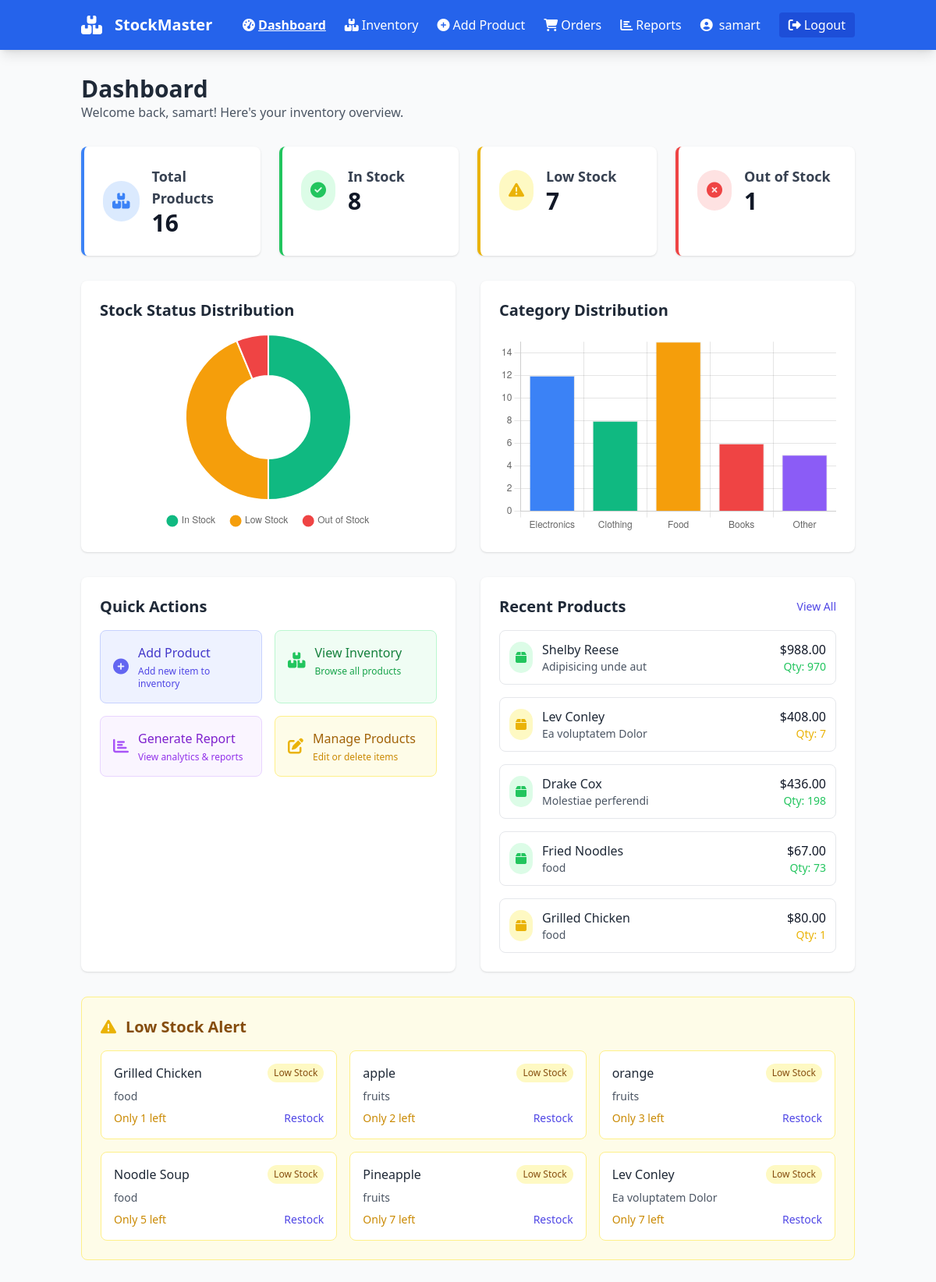
Page /dashboard (signed in) on the earlier database version.
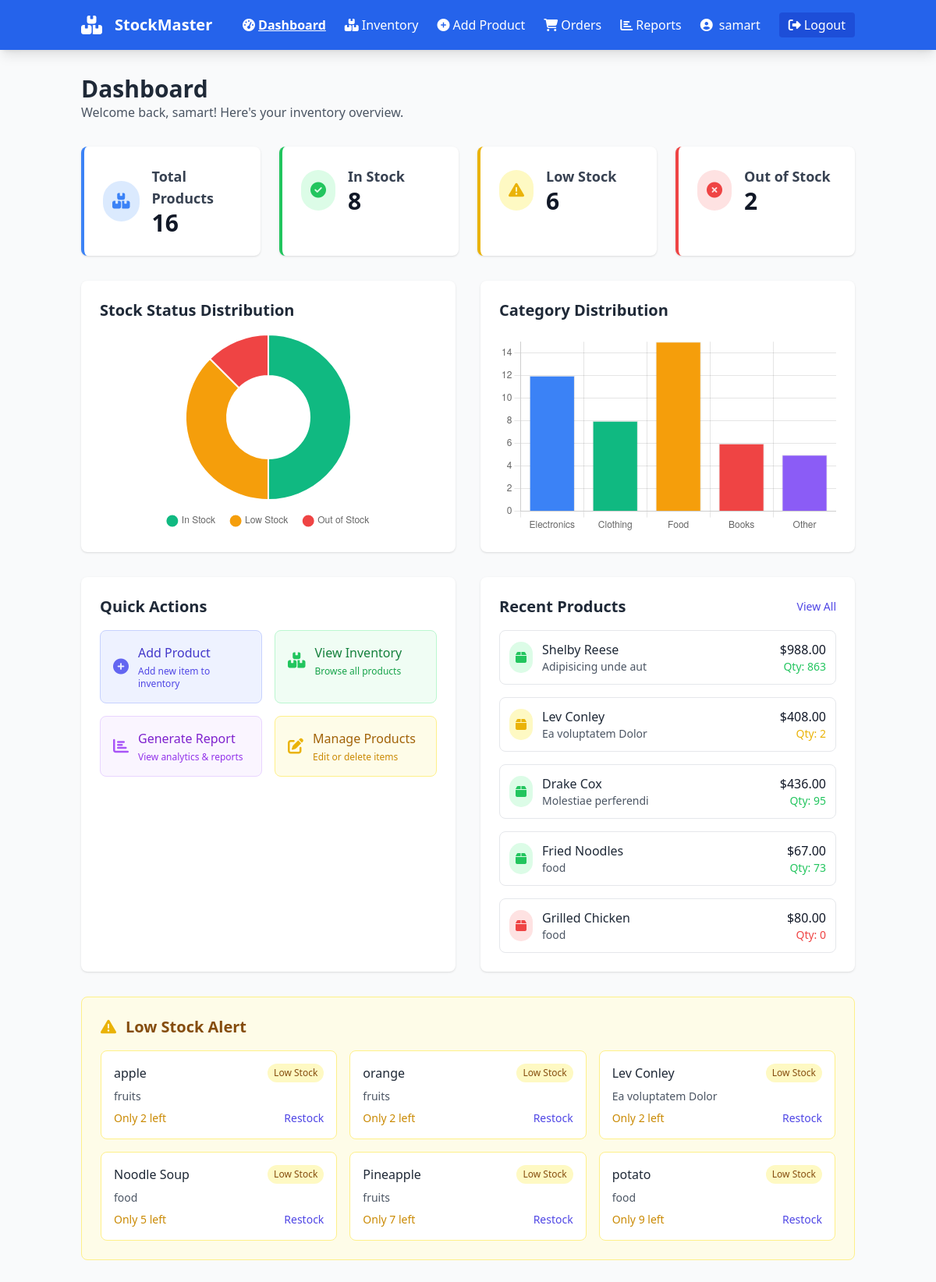
Same page on the later database version.
### models.py (models this page shows, shortened)
class Product(db.Model):
    id = db.Column(db.Integer, primary_key=True)
    name = db.Column(db.String(100), nullable=False)
    category = db.Column(db.String(50))
    quantity = db.Column(db.Integer, nullable=False)
    price = db.Column(db.Float, nullable=False)
    supplier = db.Column(db.String(100))
    description = db.Column(db.Text)
    created_at = db.Column(db.DateTime, default=datetime.utcnow)
    updated_at = db.Column(db.DateTime, default=datetime.utcnow, onupdate=datetime.utcnow)
    user_id = db.Column(db.Integer, db.ForeignKey('user.id'), nullable=False)

### app.py (the view)
@app.route('/dashboard')
@login_required
def dashboard():
    try:
        products = Product.query.filter_by(user_id=current_user.id).all()
        total_products = len(products)
        low_stock = len([p for p in products if p.quantity < 10 and p.quantity > 0])
        out_of_stock = len([p for p in products if p.quantity == 0])
        total_orders = Order.query.filter_by(user_id=current_user.id).count()
        recent_products = Product.query.filter_by(user_id=current_user.id).order_by(Product.created_at.desc()).limit(5).all()
        low_stock_products = Product.query.filter(
            Product.user_id == current_user.id,
            Product.quantity < 10,
            Product.quantity > 0
        ).order_by(Product.quantity.asc()).limit(6).all()
        return render_template('dashboard.html',
                             total_products=total_products,
                             low_stock=low_stock,
                             out_of_stock=out_of_stock,
                             total_orders=total_orders,
                             recent_products=recent_products,
                             low_stock_products=low_stock_products)
    except Exception as e:
        print(f"Error in dashboard route: {e}")
        flash('Error loading dashboard', 'error')
        return render_template('dashboard.html',
                             total_products=0,
                             low_stock=0,
                             out_of_stock=0,
                             total_orders=0,
                             recent_products=[],
                             low_stock_products=[])

### app.py (called while the page is built)
@login_manager.user_loader
def load_user(user_id):
    return User.query.get(int(user_id))

### templates/dashboard.html (shortened to what the changed rows need)
{% extends "base.html" %}
{% block content %}
<div class="mb-8">
    <h1 class="text-3xl font-bold text-gray-800">Dashboard</h1>
</div>
<div class="grid grid-cols-1 md:grid-cols-2 lg:grid-cols-4 gap-6 mb-8">
    <div class="bg-white rounded-lg shadow p-6 border-l-4 border-yellow-500 hover:shadow-lg transition duration-300">
        <div class="flex items-center">
            <div>
                <h3 class="text-lg font-semibold text-gray-700">Low Stock</h3>
                <p class="text-3xl font-bold text-gray-900">{{ low_stock }}</p>
            </div>
        </div>
    </div>
    <div class="bg-white rounded-lg shadow p-6 border-l-4 border-red-500 hover:shadow-lg transition duration-300">
        <div class="flex items-center">
            <div>
                <h3 class="text-lg font-semibold text-gray-700">Out of Stock</h3>
                <p class="text-3xl font-bold text-gray-900">{{ out_of_stock }}</p>
            </div>
        </div>
    </div>
</div>
<div class="grid grid-cols-1 lg:grid-cols-2 gap-8 mb-8">
    <div class="bg-white rounded-lg shadow p-6">
        <h2 class="text-xl font-bold text-gray-800 mb-4">Stock Status Distribution</h2>
        <div class="h-64">
            <canvas id="stockStatusChart"></canvas>
        </div>
    </div>
    <div class="bg-white rounded-lg shadow p-6">
        <h2 class="text-xl font-bold text-gray-800 mb-4">Category Distribution</h2>
    </div>
</div>
<div class="grid grid-cols-1 lg:grid-cols-2 gap-8">
    <div class="bg-white rounded-lg shadow p-6">
        <h2 class="text-xl font-bold text-gray-800 mb-4">Quick Actions</h2>
    </div>
    <div class="bg-white rounded-lg shadow p-6">
        <div class="flex justify-between items-center mb-4">
            <h2 class="text-xl font-bold text-gray-800">Recent Products</h2>
        </div>
        <div class="space-y-4">
            {% if recent_products %}
                {% for product in recent_products %}
                <div class="flex items-center justify-between p-3 border border-gray-200 rounded-lg hover:bg-gray-50 transition duration-300">
                    <div class="flex items-center">
                        <div class="p-2 rounded-full
                            {% if product.quantity == 0 %}bg-red-100 text-red-500
                            {% elif product.quantity < 10 %}bg-yellow-100 text-yellow-500
                            {% else %}bg-green-100 text-green-500{% endif %} mr-3">
                            <i class="fas fa-box"></i>
                        </div>
                        <div>
                            <h3 class="font-medium text-gray-800">{{ product.name }}</h3>
                            <p class="text-sm text-gray-600">{{ product.category }}</p>
                        </div>
                    </div>
                    <div class="text-right">
                        <p class="font-medium text-gray-900">${{ "%.2f"|format(product.price) }}</p>
                        <p class="text-sm {% if product.quantity == 0 %}text-red-500{% elif product.quantity < 10 %}text-yellow-500{% else %}text-green-500{% endif %}">
                            Qty: {{ product.quantity }}
                        </p>
                    </div>
                </div>
                {% endfor %}
            {% else %}
                <div class="text-center py-8 text-gray-500">
                    <i class="fas fa-box-open text-4xl mb-3"></i>
                    <p>No products added yet.</p>
                    <a href="{{ url_for('add_product') }}" class="text-indigo-600 hover:text-indigo-800 text-sm">Add your first product</a>
                </div>
            {% endif %}
        </div>
    </div>
</div>
{% if low_stock_products %}
<div class="mt-8 bg-yellow-50 border border-yellow-200 rounded-lg p-6">
    <div class="flex items-center mb-4">
        <h2 class="text-xl font-bold text-yellow-800">Low Stock Alert</h2>
    </div>
    <div class="grid grid-cols-1 md:grid-cols-2 lg:grid-cols-3 gap-4">
        {% for product in low_stock_products[:6] %}
        <div class="bg-white rounded-lg p-4 border border-yellow-200">
            <div class="flex justify-between items-start mb-2">
                <h3 class="font-medium text-gray-800">{{ product.name }}</h3>
                <span class="px-2 py-1 bg-yellow-100 text-yellow-800 text-xs rounded-full">Low Stock</span>
            </div>
            <p class="text-sm text-gray-600 mb-2">{{ product.category }}</p>
            <div class="flex justify-between items-center">
                <span class="text-sm font-medium text-yellow-600">Only {{ product.quantity }} left</span>
                <a href="{{ url_for('edit_product', product_id=product.id) }}" class="text-indigo-600 hover:text-indigo-800 text-sm">Restock</a>
            </div>
        </div>
        {% endfor %}
    </div>
</div>
{% endif %}
{% endblock %}

Differences in the rows shown:
no longer on one of the page's lists (row edited): Product: name "Grilled Chicken", category "food", quantity "1"
changed Product "Shelby Reese": quantity "970" → "863"
changed Product "Lev Conley": quantity "7" → "2"; moves up the list
changed Product "Drake Cox": quantity "198" → "95"
changed Product "Grilled Chicken": quantity "1" → "0"
changed Product "orange": quantity "3" → "2"
now on this page (row unchanged): Product: name "potato", category "food", quantity "9", shown under "Low Stock Alert"
Other differences:
{{ low_stock }}: "7" → "6"
{{ out_of_stock }}: "1" → "2"
chart data {{ low_stock }}: 7 → 6
chart data {{ out_of_stock }}: 1 → 2
